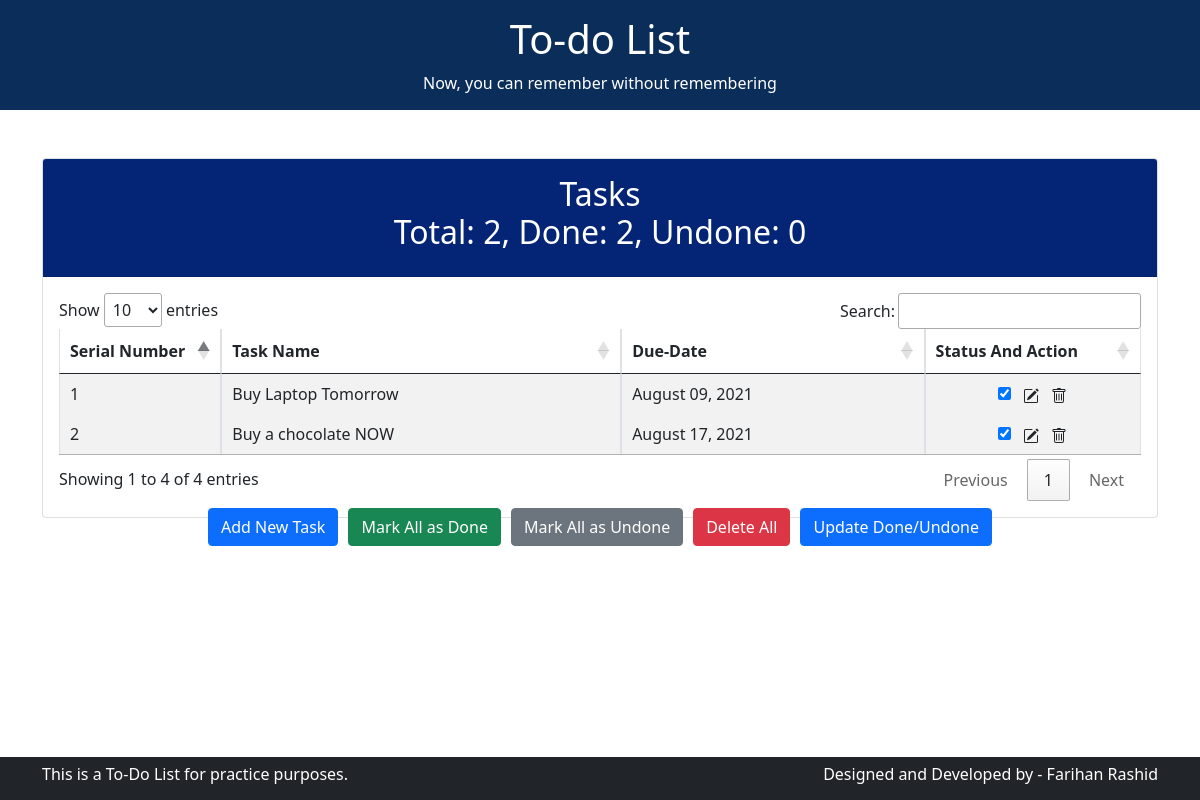
The page / on the database its author committed.
### tables this page shows
CREATE TABLE `tasks` (
  `id` int(11) NOT NULL,
  `task_name` text NOT NULL,
  `date` varchar(20) NOT NULL,
  `year` int(11) NOT NULL,
  `month` varchar(20) NOT NULL,
  `day` varchar(20) NOT NULL,
  `status` varchar(20) NOT NULL DEFAULT 'undone'
);

### db_details.php (called while the page is built, shortened)
<?php
$table_name= "tasks";

### index.php (the view, shortened to what this page needs)
<?php
require_once("./header.php");
require_once("./db_details.php");
$select_query = "SELECT * FROM $table_name";
$result_from_db = mysqli_query($db_connect, $select_query);
$unread_count_query = "SELECT count(*) AS unread_result FROM $table_name WHERE status='undone'";
$read_count_query = "SELECT count(*) AS read_result FROM $table_name WHERE status='done'";
$unread_count_result = mysqli_fetch_assoc(mysqli_query($db_connect, $unread_count_query))['unread_result'];
$read_count_result = mysqli_fetch_assoc(mysqli_query($db_connect, $read_count_query))['read_result'];
?>
<div class="main-nav">
    <div class="container">
        <h1>To-do List</h1>
        <p>Now, you can remember without remembering</p>
    </div>
</div>
<div id="task-sec">
    <div class="container mt-5">
        <div class="card">
            <div class="card-header text-center p-3 text-white" style="background-color: #042575;">
                <h2>Tasks <br>Total: <?= mysqli_num_rows($result_from_db) ?>, Done: <?= $read_count_result ?>, Undone: <?= $unread_count_result ?></h2>
            </div>
            <div class="card-body table-responsive">
                <form action="./update_status.php" method="post" id="update_Form">
                    <table class="table table-bordered table-striped" id="myTable">
                        <thead>
                            <tr>
                                <th style="width:15% !important;">Serial Number</th>
                                <th>Task Name</th>
                                <th>Due-Date</th>
                                <th style="width:20% !important;">Status And Action</th>
                            </tr>
                        </thead>
                        <tbody>
                            <?php
                            $serial_num = 0;
                            foreach ($result_from_db as $task_detail) :
                            ?>
                                <tr>
                                    <td><?= ++$serial_num ?></td>
                                    <td><?= $task_detail['task_name'] ?></td>
                                    <td><?= $task_detail['month'] . " " . $task_detail['day'] . ", " . $task_detail['year'] ?></td>
                                    <td class="text-center">
                                        <input type="checkbox" name="<?= "status" . $serial_num ?>" id="<?= "status" . $serial_num ?>" value="<?= $task_detail['status'] ?>" <?= ($task_detail['status']) == "done" ? "checked" : "" ?>>
                                        <span onclick="dropDown(<?= $serial_num ?>)" class="border-0">
                                        </span>
                                        <a href="./delete_task.php?id=<?= $task_detail['id'] ?>" class="text-dark">
                                        </a>
                                    </td>
                                </tr>
                            <?php
                            endforeach;
                            ?>
                        </tbody>
                    </table>
                </form>
            </div>
        </div>
    </div>
</div>
<div class="btn-wrapper d-flex justify-content-center">
    <button type="button" class="form-input-btn btn btn-primary" data-bs-toggle="modal" data-bs-target="#newTaskForm">
        Add New Task
    </button>
    <a href="./mark_all_done.php" class="btn btn-success">
        Mark All as Done
    </a>
    <a href="./mark_all_undone.php" class="btn btn-secondary">
        Mark All as Undone
    </a>
    <a href="./delete_all_task.php" class="btn btn-danger">
        Delete All
    </a>
    <button type=" submit" form="update_Form" class="btn btn-primary" value="update_form_btn" name="update_form_btn">
        Update Done/Undone
    </button>
</div>
<?php
require_once("./footer.php");
?>

### header.php (shortened to what this page needs)
<!DOCTYPE html>
<html lang="en">
<head>
    <link rel="stylesheet" href="https://cdn.jsdelivr.net/npm/bootstrap@5.0.2/dist/css/bootstrap.min.css">
    <link rel="stylesheet" href="//cdn.datatables.net/1.10.25/css/jquery.dataTables.min.css">
    <link href="style.css?v=<?php echo time(); ?>" rel="stylesheet" type="text/css" />
</head>
<body>

### footer.php (shortened to what this page needs)
<div class="copyright-sec bg-dark">
    <div class="container">
        <div class="row text-white pt-2 pb-2">
            <div class="col-md-6 text-start`">
                <h6>This is a To-Do List for practice purposes.</h6>
            </div>
            <div class="col-md-6 text-end">
                <h6>Designed and Developed by - Farihan Rashid</h6>
            </div>
        </div>
    </div>
</div>
</body>
</html>

### style.css (style rules this page uses)
*, button, input, textarea { outline: none; }
body { padding-bottom: 43px; }
.copyright-sec { position: fixed; width: 100%; bottom: 0; left: 0; z-index: 999; }
.main-nav { background-color: #0b2d5a; color: #fff; text-align: center; padding: 15px 0; }
.main-nav p { margin: 0; }
.btn-wrapper { position: relative; z-index: 9; margin-top: -10px; margin-bottom: 20px; }
.btn-wrapper button, .btn-wrapper a { margin: 0 5px; }
#myTable svg { transition: all linear .3s; -webkit-transition: all linear .3s; -moz-transition: all linear .3s; -ms-transition: all linear .3s; -o-transition: all linear .3s; }

### rows shown on the page
tasks: task_name "Buy Laptop Tomorrow", month "August", day "09", year "2021", status "☑"
tasks: task_name "Buy a chocolate NOW", month "August", day "17", year "2021", status "☑"

### other values the page prints
mysqli_num_rows($result_from_db) "2"
$read_count_result "2"
$unread_count_result "0"
